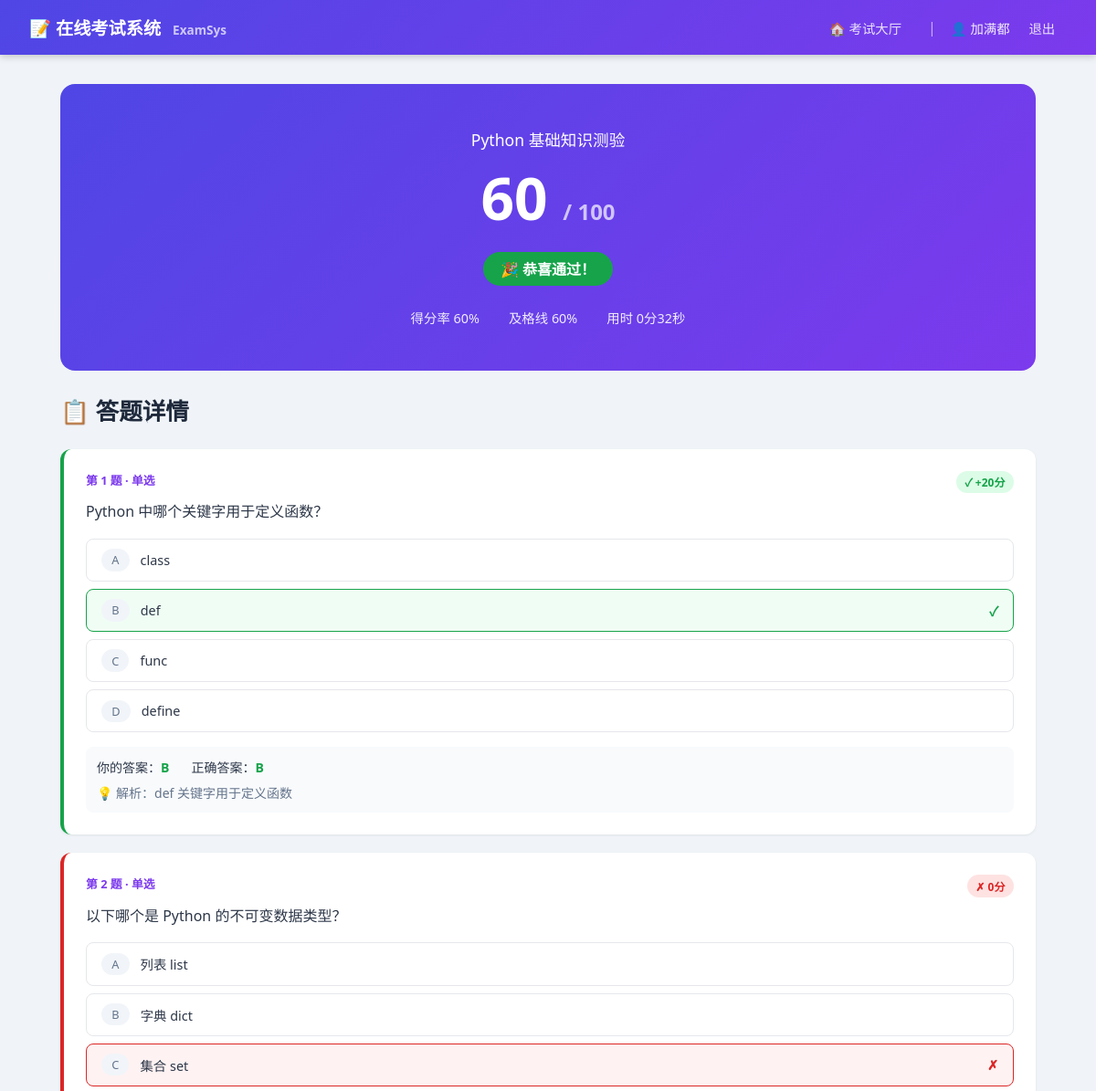
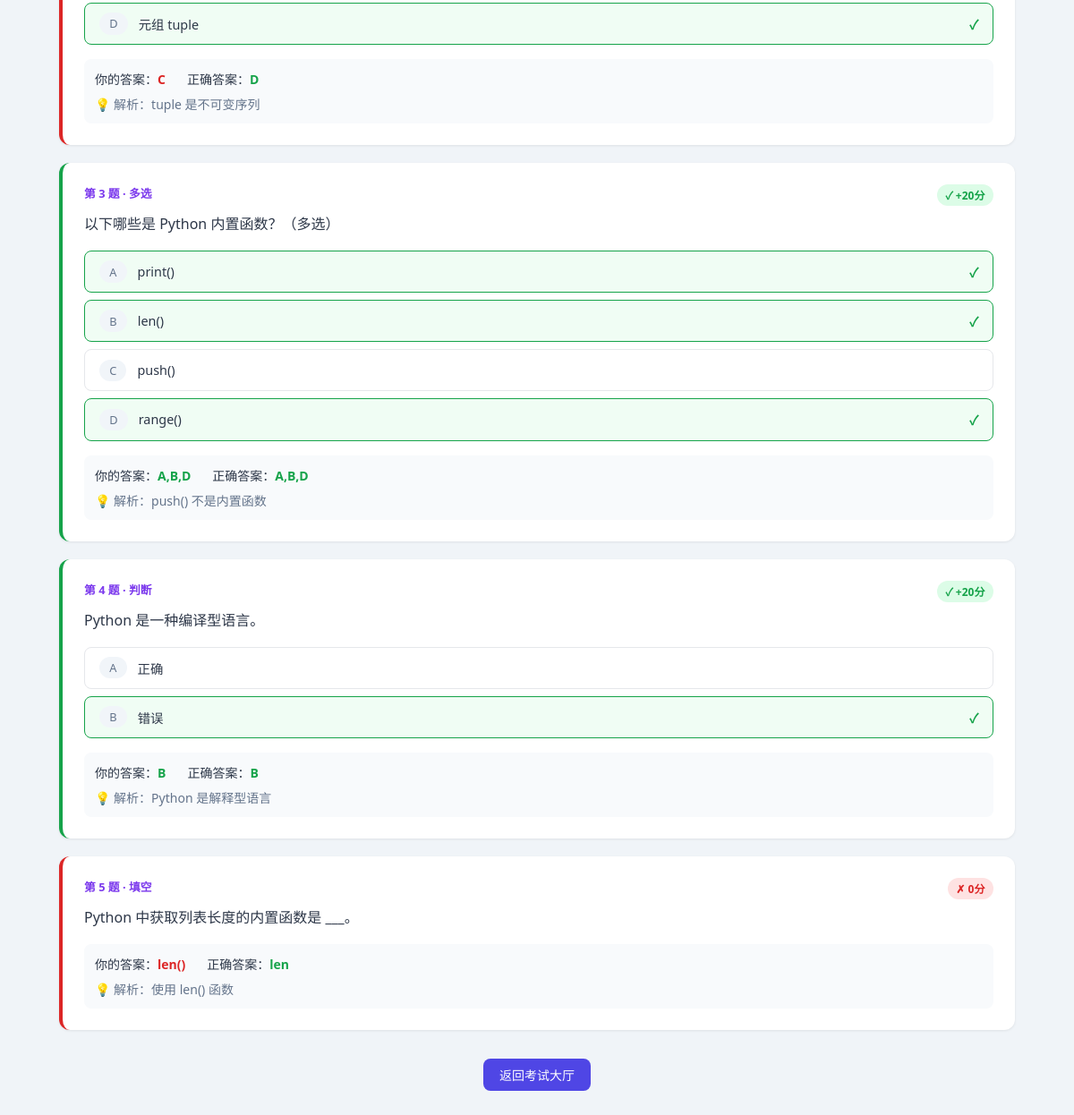
/result/1 (signed in), run on the app's committed database (2 pictures, top to bottom).
### tables this page shows
CREATE TABLE exams (
        id          INTEGER PRIMARY KEY AUTOINCREMENT,
        title       TEXT NOT NULL,
        description TEXT,
        duration    INTEGER DEFAULT 60,   -- minutes
        pass_score  INTEGER DEFAULT 60,
        shuffle     INTEGER DEFAULT 1,    -- shuffle questions
        status      TEXT DEFAULT 'draft', -- draft/published/closed
        created_by  INTEGER,
        created_at  TEXT DEFAULT (datetime('now','localtime')),
        FOREIGN KEY(created_by) REFERENCES users(id)
    );

CREATE TABLE exam_records (
        id         INTEGER PRIMARY KEY AUTOINCREMENT,
        exam_id    INTEGER NOT NULL,
        user_id    INTEGER NOT NULL,
        answers    TEXT,                  -- JSON
        score      INTEGER DEFAULT 0,
        total      INTEGER DEFAULT 0,
        passed     INTEGER DEFAULT 0,
        started_at TEXT DEFAULT (datetime('now','localtime')),
        finished_at TEXT,
        time_used  INTEGER DEFAULT 0,     -- seconds
        FOREIGN KEY(exam_id) REFERENCES exams(id),
        FOREIGN KEY(user_id) REFERENCES users(id)
    );

CREATE TABLE questions (
        id          INTEGER PRIMARY KEY AUTOINCREMENT,
        exam_id     INTEGER NOT NULL,
        qtype       TEXT NOT NULL,        -- single/multi/truefalse/fillblank
        content     TEXT NOT NULL,
        options     TEXT,                 -- JSON array
        answer      TEXT NOT NULL,
        explanation TEXT,
        score       INTEGER DEFAULT 5,
        sort_order  INTEGER DEFAULT 0,
        FOREIGN KEY(exam_id) REFERENCES exams(id)
    );

### app.py (the view)
@app.route('/result/<int:record_id>')
@login_required
def exam_result(record_id):
    db = get_db()
    rec = db.execute(
        "SELECT er.*, e.title, e.pass_score, e.duration FROM exam_records er "
        "JOIN exams e ON er.exam_id=e.id WHERE er.id=? AND er.user_id=?",
        (record_id, session['user_id'])
    ).fetchone()
    if not rec:
        flash('记录不存在', 'warning')
        return redirect(url_for('student_dashboard'))
    qs = db.execute(
        "SELECT * FROM questions WHERE exam_id=? ORDER BY sort_order", (rec['exam_id'],)
    ).fetchall()
    answers = json.loads(rec['answers'] or '{}')
    qs_list = [dict(q) for q in qs]
    for q in qs_list:
        if q['options']:
            q['options'] = json.loads(q['options'])
    return render_template('exam_result.html', rec=rec, questions=qs_list, answers=answers)

### app.py (called while the page is built)
def get_db():
    if 'db' not in g:
        g.db = sqlite3.connect(DB_PATH)
        g.db.row_factory = sqlite3.Row
        g.db.execute("PRAGMA journal_mode=WAL")
    return g.db

def login_required(f):
    @wraps(f)
    def decorated(*args, **kwargs):
        if 'user_id' not in session:
            flash('请先登录', 'warning')
            return redirect(url_for('login'))
        return f(*args, **kwargs)
    return decorated

### templates/exam_result.html (shortened to what this page needs)
{% extends 'base.html' %}
{% block content %}
{% set pct = (rec.score / rec.total * 100)|int if rec.total else 0 %}
<div class="result-hero">
  <div style="font-size:1.1rem;margin-bottom:.5rem">{{ rec.title }}</div>
  <div class="result-score">{{ rec.score }} <span style="font-size:1.5rem;opacity:.7">/ {{ rec.total }}</span></div>
  <div class="result-badge {% if rec.passed %}pass{% else %}fail{% endif %}">
    {% if rec.passed %}🎉 恭喜通过！{% else %}😞 未通过{% endif %}
  </div>
  <div style="margin-top:1rem;display:flex;justify-content:center;gap:2rem;font-size:.9rem;opacity:.9;flex-wrap:wrap">
    <span>得分率 {{ pct }}%</span>
    <span>及格线 {{ rec.pass_score }}%</span>
    <span>用时 {{ (rec.time_used // 60) }}分{{ (rec.time_used % 60) }}秒</span>
  </div>
</div>
<div class="page-header">
  <h1>📋 答题详情</h1>
</div>
{% for q in questions %}
{% set ans = answers.get(q.id|string, {}) %}
{% set is_ok = ans.get('ok', False) %}
<div class="question-card {% if is_ok %}correct{% else %}wrong{% endif %}">
  <div class="question-number" style="display:flex;justify-content:space-between">
    <span>
      第 {{ loop.index }} 题 ·
      {% if q.qtype=='single' %}单选{% elif q.qtype=='multi' %}多选{% elif q.qtype=='truefalse' %}判断{% else %}填空{% endif %}
    </span>
    <span>
      {% if is_ok %}
        <span class="badge badge-success">✓ +{{ q.score }}分</span>
      {% else %}
        <span class="badge badge-danger">✗ 0分</span>
      {% endif %}
    </span>
  </div>
  <div class="question-content">{{ q.content }}</div>
  {% if q.options %}
  <div class="options" style="pointer-events:none">
    {% for opt in q.options %}
    {% set letter = ['A','B','C','D'][loop.index0] %}
    {% set user_ans = ans.get('user','') %}
    {% set correct_ans = ans.get('correct','') %}
    {% set is_user = letter in user_ans %}
    {% set is_correct = letter in correct_ans %}
    <div class="option-label" style="
      {% if is_correct %}background:#f0fdf4;border-color:#16a34a;
      {% elif is_user and not is_correct %}background:#fef2f2;border-color:#dc2626;{% endif %}">
      <span class="pill">{{ letter }}</span>
      {{ opt }}
      {% if is_correct %}<span style="margin-left:auto;color:#16a34a;font-weight:600">✓</span>{% endif %}
      {% if is_user and not is_correct %}<span style="margin-left:auto;color:#dc2626;font-weight:600">✗</span>{% endif %}
    </div>
    {% endfor %}
  </div>
  {% endif %}
  <div style="margin-top:1rem;padding:.75rem;background:#f8fafc;border-radius:8px;font-size:.875rem">
    <div style="display:flex;gap:1.5rem;flex-wrap:wrap">
      <span>你的答案：<strong style="color:{% if is_ok %}#16a34a{% else %}#dc2626{% endif %}">{{ ans.get('user','（未作答）') or '（未作答）' }}</strong></span>
      <span>正确答案：<strong style="color:#16a34a">{{ ans.get('correct','') }}</strong></span>
    </div>
    {% if q.explanation %}
    <div style="margin-top:.5rem;color:#64748b">💡 解析：{{ q.explanation }}</div>
    {% endif %}
  </div>
</div>
{% endfor %}
<div style="text-align:center;margin:2rem 0">
  <a href="{{ url_for('student_dashboard') }}" class="btn btn-primary">返回考试大厅</a>
</div>
{% endblock %}

### templates/base.html (shortened to what this page needs)
<!DOCTYPE html>
<html lang="zh-CN">
<head>
</head>
<body>
{% if session.user_id %}
<nav class="navbar">
  <a class="navbar-brand" href="/">📝 在线考试系统 <span>ExamSys</span></a>
  <div class="navbar-nav">
    {% if session.role == 'admin' %}
      <a class="nav-link {% if request.endpoint=='admin_dashboard' %}active{% endif %}" href="{{ url_for('admin_dashboard') }}">📊 控制台</a>
      <a class="nav-link {% if request.endpoint=='admin_exams' %}active{% endif %}" href="{{ url_for('admin_exams') }}">📋 考试管理</a>
      <a class="nav-link {% if request.endpoint=='admin_records' %}active{% endif %}" href="{{ url_for('admin_records') }}">📈 成绩管理</a>
      <a class="nav-link {% if request.endpoint=='admin_users' %}active{% endif %}" href="{{ url_for('admin_users') }}">👥 用户管理</a>
    {% else %}
      <a class="nav-link {% if request.endpoint=='student_dashboard' %}active{% endif %}" href="{{ url_for('student_dashboard') }}">🏠 考试大厅</a>
    {% endif %}
    <span style="color:rgba(255,255,255,.6);padding:0 .5rem">|</span>
    <span style="color:rgba(255,255,255,.9);font-size:.9rem">👤 {{ session.name }}</span>
    <a class="nav-link" href="{{ url_for('logout') }}">退出</a>
  </div>
</nav>
{% endif %}
<div class="container">
  {% block content %}{% endblock %}
</div>
</body>
</html>

### templates/base.html (style rules this page uses)
* { box-sizing:border-box;margin:0;padding:0 }
body { font-family:'Segoe UI',system-ui,sans-serif;background:#f0f4f8;color:#2d3748;min-height:100vh }
a { color:#4f46e5;text-decoration:none }
.navbar { background:linear-gradient(135deg,#4f46e5,#7c3aed);color:#fff;padding:0 2rem;display:flex;align-items:center;height:60px;position:sticky;top:0;z-index:100;box-shadow:0 2px 8px rgba(0,0,0,.2) }
.navbar-brand { font-size:1.2rem;font-weight:700;color:#fff;flex:1 }
.navbar-brand span { opacity:.7;font-size:.85rem;margin-left:.5rem }
.navbar-nav { display:flex;gap:.5rem;align-items:center }
.nav-link { color:rgba(255,255,255,.85);padding:.4rem .8rem;border-radius:6px;transition:background .2s;font-size:.9rem }
.container { max-width:1100px;margin:0 auto;padding:2rem 1rem }
.page-header { margin-bottom:1.5rem }
.page-header h1 { font-size:1.6rem;color:#1e293b;display:flex;align-items:center;gap:.5rem }
.btn { display:inline-flex;align-items:center;gap:.35rem;padding:.5rem 1.1rem;border-radius:8px;font-size:.875rem;font-weight:500;cursor:pointer;border:none;transition:all .2s;white-space:nowrap }
.btn-primary { background:#4f46e5;color:#fff }
.badge { display:inline-flex;align-items:center;padding:.2rem .6rem;border-radius:20px;font-size:.75rem;font-weight:600 }
.badge-success { background:#dcfce7;color:#16a34a }
.badge-danger { background:#fee2e2;color:#dc2626 }
.question-card { background:#fff;border-radius:12px;padding:1.5rem;margin-bottom:1.25rem;box-shadow:0 1px 3px rgba(0,0,0,.08);border-left:4px solid #4f46e5 }
.question-card.correct { border-left-color:#16a34a }
.question-card.wrong { border-left-color:#dc2626 }
.question-number { font-size:.8rem;color:#7c3aed;font-weight:600;text-transform:uppercase;margin-bottom:.5rem }
.question-content { font-size:1rem;font-weight:500;margin-bottom:1rem;line-height:1.6 }
.options { display:flex;flex-direction:column;gap:.5rem }
.option-label { display:flex;align-items:center;gap:.75rem;padding:.65rem 1rem;border:1.5px solid #e5e7eb;border-radius:8px;cursor:pointer;transition:all .2s;font-size:.9rem }
.result-hero { text-align:center;padding:3rem;background:linear-gradient(135deg,#4f46e5,#7c3aed);color:#fff;border-radius:16px;margin-bottom:1.5rem }
.result-score { font-size:4rem;font-weight:800;margin:.5rem 0 }
.result-badge { display:inline-block;padding:.4rem 1.2rem;border-radius:20px;font-size:1rem;font-weight:600;margin:.5rem 0 }
.result-badge.pass { background:#16a34a;color:#fff }
.pill { background:#f1f5f9;border-radius:999px;padding:.2rem .7rem;font-size:.8rem;color:#64748b }

### data on the page
exams: title "Python 基础知识测验", pass_score "60"
exam_records: score "60", total "100", time_used "0", (rec.time_used%60) "32"
questions: qtype "单选", score "20", content "Python 中哪个关键字用于定义函数？", options "A" "B" "C" "D", options "class" "def" "func" "define", answer "B", get "B", explanation "def 关键字用于定义函数"
questions: qtype "单选", shows "✗ 0分", content "以下哪个是 Python 的不可变数据类型？", options "A" "B" "C" "D", options "列表 list" "字典 dict" "集合 set" "元组 tuple", ans "C", get "D", explanation "tuple 是不可变序列"
questions: qtype "多选", score "20", content "以下哪些是 Python 内置函数？（多选）", options "A" "B" "C" "D", options "print()" "len()" "push()" "range()", answer "A,B,D", get "A,B,D", explanation "push() 不是内置函数"
questions: qtype "判断", score "20", content "Python 是一种编译型语言。", options "A" "B", options "正确" "错误", answer "B", get "B", explanation "Python 是解释型语言"
questions: qtype "填空", shows "✗ 0分", content "Python 中获取列表长度的内置函数是 ___。", ans "len()", get "len", explanation "使用 len() 函数"

### other printed values
{{ session.name }} "加满都"
{{ pct }} "60"
